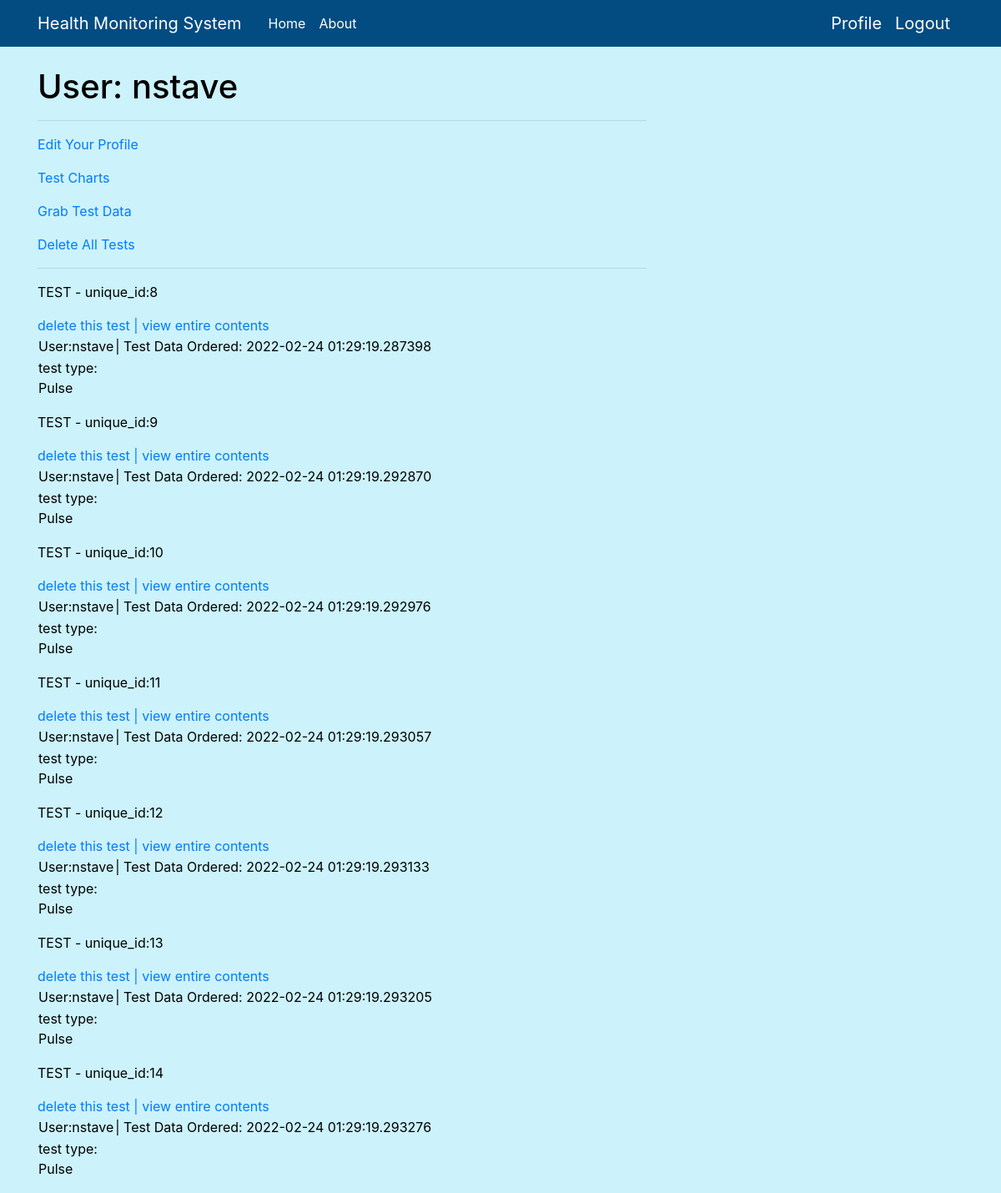
Before: /user/nstave (signed in) with the older database file.
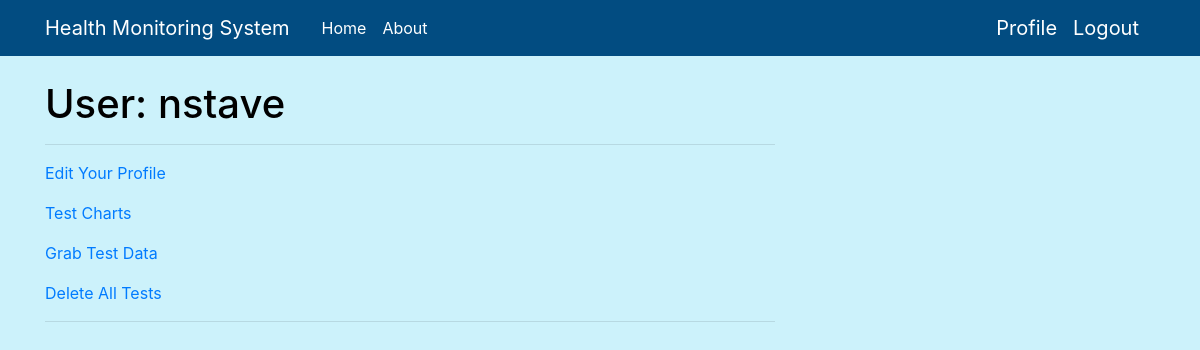
After: the same page with the newer database file.
### app.py (models this page shows, shortened)
class User(UserMixin, db.Model):
    id = db.Column(db.Integer, primary_key=True)
    username = db.Column(db.String(64), index=True, unique=True)
    email = db.Column(db.String(120), index=True, unique=True)          # email field format is validated
    DOB = db.Column(db.String(6), index=True, unique=True)              # DOB field format is validated
    password_hash = db.Column(db.String(128))
    packets = db.relationship("Packet", backref='author', lazy='dynamic')
    packet_count = db.Column(db.Integer, index=True)                    # TODO: managing the users packet counter
    admin = db.Column(db.Integer, index=True, default=False)

class Packet(db.Model):
    id = db.Column(db.Integer, primary_key=True)
    body = db.Column(db.String(500))
    timestamp = db.Column(db.DateTime, index=True, default=datetime.utcnow)     # this timestamp represents when the test was ordered
    test_taken = db.Column(db.String(50), index=True, default=None)             # this timestamp represents when the test was taken
    user_id = db.Column(db.Integer, db.ForeignKey('user.id'))
    test_type = db.Column(db.String(150), default=None)

### app.py (the view)
@app.route('/user/<username>')
@login_required
def user(username):
    user = User.query.filter_by(username=username).first_or_404()
    return render_template('user.html', user=user, packets=user.packets.all())

### app.py (called while the page is built)
@login.user_loader
def load_user(id):
    return User.query.get(int(id))

### templates/user.html (shortened to what this page needs)
{% extends "base.html" %}
{% block content %}
    <h1>User: {{ user.username }}</h1>
    <hr>
    {% if user == current_user %}
    <p><a href="{{ url_for('edit_profile') }}">Edit Your Profile</a></p>
    <p><a href="{{ url_for('test_chart', username=current_user.username)}}">Test Charts</a></p>
    <p><a href="{{ url_for('newtest', username=current_user.username) }}">Grab Test Data</a></p>
    <p><a href="{{ url_for('delete_all_tests', username=current_user.username) }}">Delete All Tests</a></p>
    <hr>
    {% for packet in packets %}
    <p>
        {% include '_packet.html' %}
    </p>
    {% endfor %}
    {% endif %}
{% endblock %}

### templates/base.html (shortened to what this page needs)
<!doctype html>
<html lang="en">
  <head>
    <link rel="stylesheet" href="https://stackpath.bootstrapcdn.com/bootstrap/4.3.1/css/bootstrap.min.css">
    <link rel="stylesheet" type="text/css" href="{{ url_for('static', filename='main.css') }}">
  </head>
  <body>
    <header class="site-header">
      <nav class="navbar navbar-expand-md navbar-dark bg-steel fixed-top">
        <div class="container">
          <a class="navbar-brand mr-4" href="/">Health Monitoring System</a>
          <div class="collapse navbar-collapse" id="navbarToggle">
            <div class="navbar-nav mr-auto">
              {% if current_user.is_anonymous %}
              <a class="nav-item nav-link" href="{{ url_for('index_guest') }}">Home</a>
              {% else %}
              <a class="nav-item nav-link" href="{{ url_for('index') }}">Home</a>
              {% endif %}
              <a class="nav-item nav-link" href="/about">About</a>
            </div>
            {% if current_user.is_anonymous %}
            <div class="navbar-nav">
              <a class="nav-item nav-link" href="{{ url_for('login') }}">Login</a>
              <a class="nav-item nav-link" href="{{ url_for('signup') }}">Sign Up</a>
            </div>
            {% else %}
            <a class="navbar-brand" href="{{ url_for('user', username=current_user.username) }}">Profile</a>
            <a class="navbar-brand" href="{{ url_for('logout') }}">Logout</a>
            {% endif %}
          </div>
        </div>
      </nav>
    </header>
    <main role="main" class="container">
      <div class="row">
        <div class="col-md-8">
          {% block content %}{% endblock %}
    </main>
  </body>
</html>

### templates/_packet.html
<table>
        <tr valign="top">
            <p> TEST - unique_id:{{packet.id}} </p>
            <td>User:{{ packet.author.username}}    </td>
            <td> |   Test Data Ordered: {{packet.timestamp}}</td>
        <a href="{{ url_for('deletetest', username=current_user.username, packet_id=packet.id) }}">delete this test  </a>
        <a href="{{ url_for('open_packet', username=current_user.username, packet_id=packet.id) }}">   |  view entire contents</a>
        </tr>
        <td> test type:<br>{{ packet.test_type }} </td>
    </table>

### static/main.css (style rules this page uses)
body { background: #ccf2fb; color: #000000; margin-top: 5rem; }
h1, h2, h3, h4, h5, h6 { color: #000000; }
.bg-steel { background-color: #024c81; }
.site-header .navbar-nav .nav-link { color: #ffffff; }

Changed rows visible on the page:
removed Packet: id "8", author.username "nstave", timestamp "2022-02-24 01:29:19.287398", test_type "Pulse"
removed Packet: id "9", author.username "nstave", timestamp "2022-02-24 01:29:19.292870", test_type "Pulse"
removed Packet: id "10", author.username "nstave", timestamp "2022-02-24 01:29:19.292976", test_type "Pulse"
removed Packet: id "11", author.username "nstave", timestamp "2022-02-24 01:29:19.293057", test_type "Pulse"
removed Packet: id "12", author.username "nstave", timestamp "2022-02-24 01:29:19.293133", test_type "Pulse"
removed Packet: id "13", author.username "nstave", timestamp "2022-02-24 01:29:19.293205", test_type "Pulse"
removed Packet: id "14", author.username "nstave", timestamp "2022-02-24 01:29:19.293276", test_type "Pulse"
